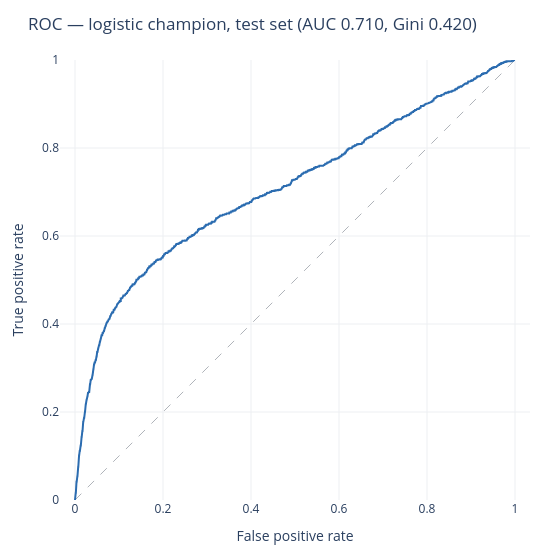

This figure's notebook cell:
### Code cell
fpr, tpr, thr = roc_curve(datasets['y_test'], y_score)

fig = go.Figure()
fig.add_trace(go.Scatter(x=[0, 1], y=[0, 1], mode="lines", hoverinfo="skip",
                         line={'color': "#B0B4BA", 'width': 1, 'dash': "dash"},
                         showlegend=False))
fig.add_trace(go.Scatter(x=fpr, y=tpr, mode="lines", customdata=thr,
                         line={'color': "#2B6CB0", 'width': 2}, showlegend=False,
                         hovertemplate="FPR %{x:.3f}<br>TPR %{y:.3f}"
                                       "<br>threshold %{customdata:.3f}<extra></extra>"))
fig.update_layout(
    title=f"ROC — logistic champion, test set (AUC {auc:.3f}, Gini {2*auc-1:.3f})",
    xaxis={"title": "False positive rate", "range": [0, 1], "gridcolor": "#EDEFF2", "zeroline": False},
    yaxis={"title": "True positive rate",  "range": [0, 1], "gridcolor": "#EDEFF2", "zeroline": False,
               "scaleanchor": "x", "scaleratio": 1},
    template="plotly_white", width=560, height=560, margin={"l": 60, "r": 30, "t": 60, "b": 60},
)
fig.show()

### Figure 1 — Plotly figure (JSON) as saved in the notebook; plotly's stock layout.template omitted (floating-point values rounded to 4 significant figures; data arrays with more than 128 entries replaced by an {"elided": "..."} marker saying what was removed)
{"data": [{"hoverinfo": "skip", "line": {"color": "#B0B4BA", "dash": "dash", "width": 1}, "mode": "lines", "showlegend": false, "type": "scatter", "x": [0, 1], "y": [0, 1]}, {"customdata": {"elided": "1730 float values"}, "hovertemplate": "FPR %{x:.3f}<br>TPR %{y:.3f}<br>threshold %{customdata:.3f}<extra></extra>", "line": {"color": "#2B6CB0", "width": 2}, "mode": "lines", "showlegend": false, "type": "scatter", "x": {"elided": "1730 float values"}, "y": {"elided": "1730 float values"}}], "layout": {"height": 560, "margin": {"b": 60, "l": 60, "r": 30, "t": 60}, "title": {"text": "ROC — logistic champion, test set (AUC 0.710, Gini 0.420)"}, "width": 560, "xaxis": {"gridcolor": "#EDEFF2", "range": [0, 1], "title": {"text": "False positive rate"}, "zeroline": false}, "yaxis": {"gridcolor": "#EDEFF2", "range": [0, 1], "scaleanchor": "x", "scaleratio": 1, "title": {"text": "True positive rate"}, "zeroline": false}}}
